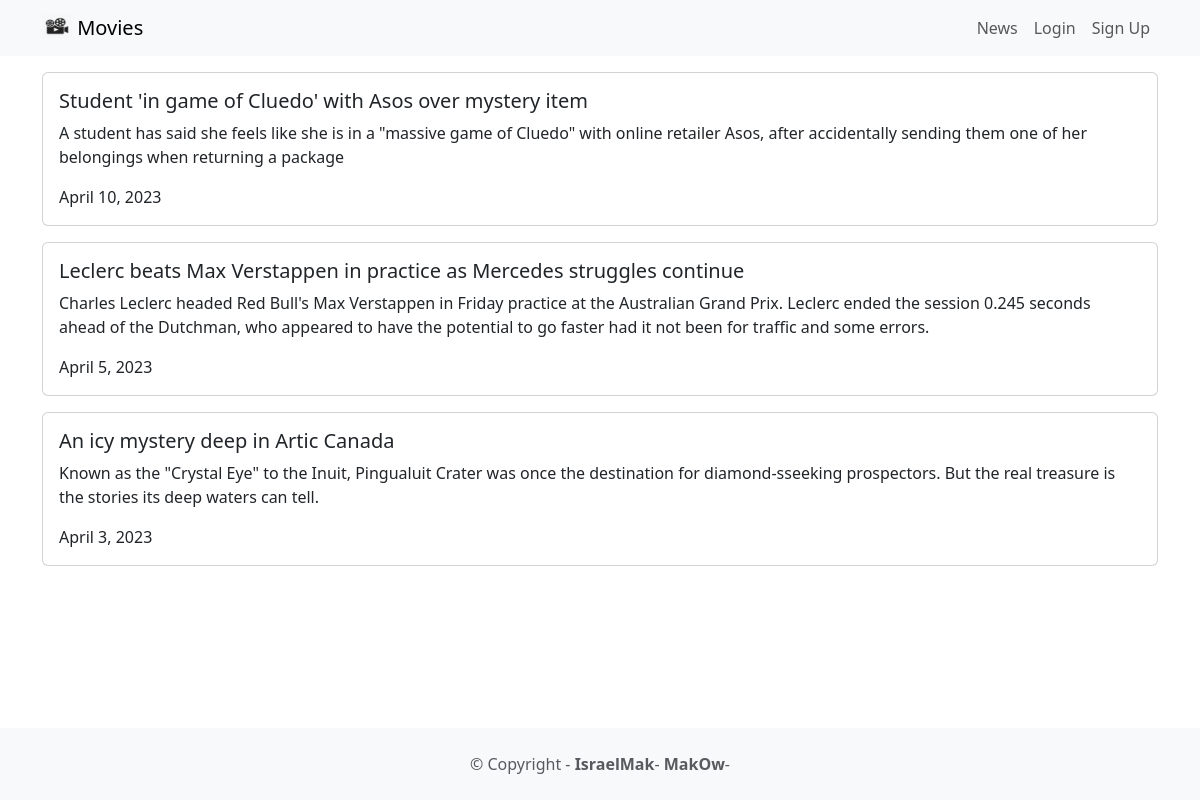
Page /news/ on the committed database.
### news/models.py (models this page shows, shortened)
class News(models.Model):
    headline = models.CharField(max_length=200)
    body = models.TextField()
    date = models.DateField()

### news/views.py (the view)
# urls.py: path('news/', include('news.urls')),
def news(request):
    newss = News.objects.all().order_by('-date')
    return render(request, 'news.html', {'newss':newss})

### news/templates/news.html
{% extends 'base.html' %}
{% block content %}
  {% for news in newss %}
  <div class="card mb-3">
    <div class="row g-0">
        <div>
            <div class="card-body">
                <h5 class="card-title">{{ news.headline}}</h5>
                <p class="card-text">{{ news.body }}</p>
                <p class="card-text"><smallclass="text-muted">{{ news.date }}</small></p>
            </div>
        </div>
    </div>
</div>
{% endfor %}
{% endblock content %}

### rows in the picture
News: headline "Student 'in game of Cluedo' with Asos over mystery item", body "A student has said she feels like she is in a \"massive game of Cluedo\" with online retailer Asos, after accidentally sending them one of her belongings when returning a package", date "April 10, 2023"
News: headline "Leclerc beats Max Verstappen in practice as Mercedes struggles continue", body "Charles Leclerc headed Red Bull's Max Verstappen in Friday practice at the Australian Grand Prix. Leclerc ended the session 0.245 seconds ahead of the Dutchman, who appeared to have the potential to go faster had it not been for traffic and some errors.", date "April 5, 2023"
News: headline "An icy mystery deep in Artic Canada", body "Known as the \"Crystal Eye\" to the Inuit, Pingualuit Crater was once the destination for diamond-sseeking prospectors. But the real treasure is the stories its deep waters can tell.", date "April 3, 2023"
